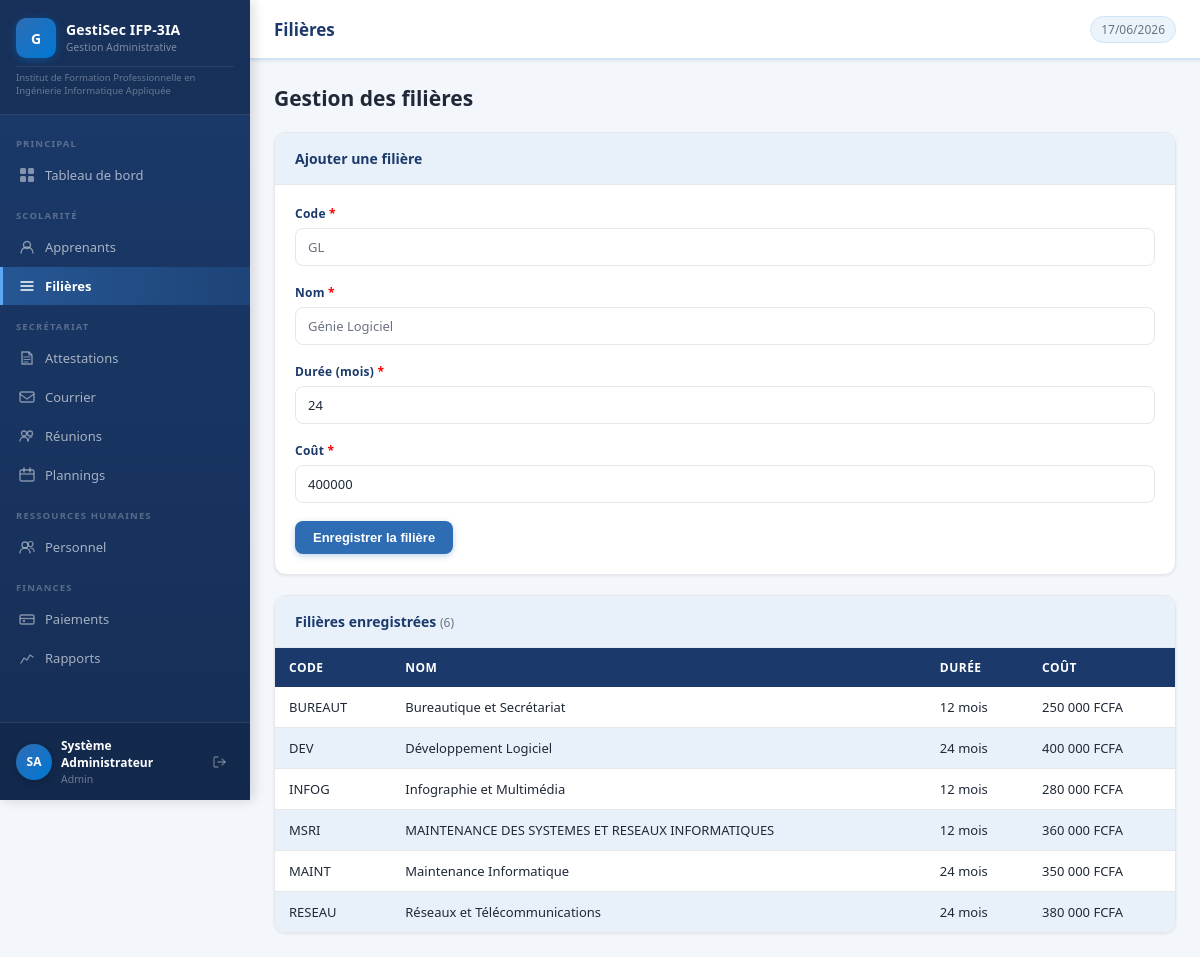
The app's page /modules/filieres/index.php (signed in) with its own data.
### tables this page shows
CREATE TABLE `filieres` (
  `id` int(11) NOT NULL,
  `code` varchar(20) NOT NULL,
  `nom` varchar(150) NOT NULL,
  `duree` int(11) NOT NULL COMMENT 'durée en mois',
  `cout` decimal(12,2) NOT NULL DEFAULT 0.00
);

### includes/auth.php (called while the page is built, shortened)
<?php
function clean(string $val): string {
    return htmlspecialchars(trim($val), ENT_QUOTES, 'UTF-8');
}
function money(float $amount): string {
    return number_format($amount, 0, ',', ' ') . ' FCFA';
}

### modules/filieres/index.php (the view, shortened to what this page needs)
<?php
require_once __DIR__ . '/../../includes/auth.php';
require_once __DIR__ . '/../../includes/header.php';
$db = getDB();
$filieres = $db->query('SELECT * FROM filieres ORDER BY nom')->fetchAll();
?>
<div class="page-actions">
  <div style="display:flex;gap:10px;align-items:center;flex-wrap:wrap">
    <h2 style="margin:0">Gestion des filières</h2>
  </div>
</div>
<div class="card">
  <div class="card-header">
    <h2>Ajouter une filière</h2>
  </div>
  <div class="card-body">
    <form method="POST">
      <div class="form-grid-2">
        <div class="form-group">
          <label class="form-label">Code <span style="color:red">*</span></label>
          <input type="text" name="code" class="form-control" value="<?= clean($_POST['code'] ?? '') ?>" placeholder="GL" required>
        </div>
        <div class="form-group">
          <label class="form-label">Nom <span style="color:red">*</span></label>
          <input type="text" name="nom" class="form-control" value="<?= clean($_POST['nom'] ?? '') ?>" placeholder="Génie Logiciel" required>
        </div>
      </div>
      <div class="form-grid-2">
        <div class="form-group">
          <label class="form-label">Durée (mois) <span style="color:red">*</span></label>
          <input type="number" name="duree" class="form-control" min="1" value="<?= clean($_POST['duree'] ?? '24') ?>" required>
        </div>
        <div class="form-group">
          <label class="form-label">Coût <span style="color:red">*</span></label>
          <input type="text" name="cout" class="form-control" value="<?= clean($_POST['cout'] ?? '400000') ?>" placeholder="400000" required>
        </div>
      </div>
      <div style="display:flex;gap:10px;margin-top:8px">
        <button type="submit" class="btn btn-primary">Enregistrer la filière</button>
      </div>
    </form>
  </div>
</div>
<div class="card" style="margin-top:20px;">
  <div class="card-header">
    <h2>Filières enregistrées <span style="font-weight:400;color:var(--gray-mid);font-size:12px">(<?= count($filieres) ?>)</span></h2>
  </div>
  <div class="table-wrap">
    <?php if (empty($filieres)): ?>
    <div class="empty-state"><p>Aucune filière enregistrée.</p></div>
    <?php else: ?>
    <table>
      <thead>
        <tr><th>Code</th><th>Nom</th><th>Durée</th><th>Coût</th></tr>
      </thead>
      <tbody>
        <?php foreach ($filieres as $f): ?>
        <tr>
          <td><?= clean($f['code']) ?></td>
          <td><?= clean($f['nom']) ?></td>
          <td><?= clean($f['duree']) ?> mois</td>
          <td><?= money((float)$f['cout']) ?></td>
        </tr>
        <?php endforeach; ?>
      </tbody>
    </table>
    <?php endif; ?>
  </div>
</div>
<?php require_once __DIR__ . '/../../includes/footer.php'; ?>

### assets/css/style.css (style rules this page uses)
*, *::before, *::after { box-sizing: border-box; margin: 0; padding: 0; }
:root { --blue-dark: #1B3A6B; --blue-mid: #2E6DB4; --blue-accent: #0078D4; --blue-light: #D0E4F7; --blue-pale: #EBF3FB; --blue-stripe: #E8F1FA; --gray-dark: #1F2937; --gray-mid: #6B7280; --gray-light: #E5E7EB; --gray-pale: #F3F6FB; --white: #FFFFFF; --red: #B91C1C; --green: #15803D; --orange: #C2410C; --yellow: #B45309; --sidebar-w: 250px; --topbar-h: 60px; --radius: 8px; --radius-lg: 12px; --shadow-sm: 0 1px 3px rgba(0,0,0,.08); --shadow: 0 2px 8px rgba(0,0,0,.10); --shadow-lg: 0 4px 16px rgba(0,0,0,.12); }
body { font-family: 'Segoe UI', Arial, sans-serif; font-size: 14px; color: var(--gray-dark); background: var(--gray-pale); }
.card { background: var(--white); border-radius: var(--radius-lg); box-shadow: var(--shadow-sm); border: 1px solid var(--gray-light); overflow: hidden; }
.card-header { padding: 16px 20px; border-bottom: 1px solid var(--gray-light); display: flex; align-items: center; justify-content: space-between; background: var(--blue-stripe); }
.card-body { padding: 20px; }
.table-wrap { overflow-x: auto; }
table { width: 100%; border-collapse: collapse; font-size: 13px; }
thead th { background: var(--blue-dark); color: #fff; padding: 11px 14px; text-align: left; font-size: 12px; font-weight: 600; letter-spacing: .04em; text-transform: uppercase; white-space: nowrap; }
thead th:first-child { border-radius: 0; }
tbody tr { border-bottom: 1px solid var(--gray-light); transition: background .1s; }
tbody tr:last-child { border-bottom: none; }
tbody td { padding: 11px 14px; color: var(--gray-dark); vertical-align: middle; }
tbody tr:nth-child(even) { background: var(--blue-stripe); }
.btn { display: inline-flex; align-items: center; gap: 6px; padding: 9px 18px; border-radius: var(--radius); font-size: 13px; font-weight: 600; cursor: pointer; border: none; transition: all .15s; white-space: nowrap; }
.btn-primary { background: var(--blue-mid); color: #fff; box-shadow: 0 2px 6px rgba(46,109,180,.3); }
.form-group { margin-bottom: 18px; }
.form-label { display: block; font-size: 12px; font-weight: 600; color: var(--blue-dark); margin-bottom: 6px; letter-spacing: .02em; }
.form-control { width: 100%; padding: 9px 12px; border: 1.5px solid var(--gray-light); border-radius: var(--radius); font-size: 13px; color: var(--gray-dark); background: var(--white); transition: border-color .15s, box-shadow .15s; font-family: inherit; }
.form-control::placeholder { color: var(--gray-mid); }
.page-actions { display: flex; align-items: center; justify-content: space-between; margin-bottom: 20px; flex-wrap: wrap; gap: 10px; }
.card-header h2 { font-size: 14px; font-weight: 700; color: #1B3A6B; margin: 0; }

### records on screen
filieres: code "BUREAUT", nom "Bureautique et Secrétariat", duree "12", cout "250 000 FCFA"
filieres: code "DEV", nom "Développement Logiciel", duree "24", cout "400 000 FCFA"
filieres: code "INFOG", nom "Infographie et Multimédia", duree "12", cout "280 000 FCFA"
filieres: code "MSRI", nom "MAINTENANCE DES SYSTEMES ET RESEAUX INFORMATIQUES", duree "12", cout "360 000 FCFA"
filieres: code "MAINT", nom "Maintenance Informatique", duree "24", cout "350 000 FCFA"
filieres: code "RESEAU", nom "Réseaux et Télécommunications", duree "24", cout "380 000 FCFA"

### other values on screen
APP_NAME "GestiSec IFP-3IA"
APP_FULL_NAME "Institut de Formation Professionnelle en Ingénierie Informatique Appliquée"
substr($user['prenom'],0,1).substr($user['nom'],0,1) "SA"
$user['prenom'] "Système"
$user['nom'] "Administrateur"
$user['role'] "Admin"
$pageTitle "Filières"
count($filieres) "6"
